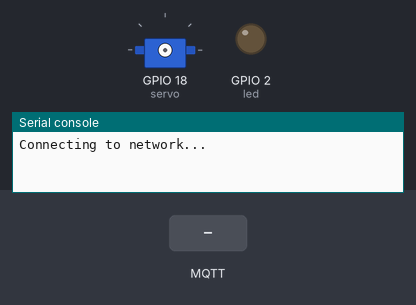
The program below on a simulated ESP32 board running MicroPython. On the bench: servo, output pins drawn as LEDs (lit = HIGH), the last lines printed to the serial console. Inputs (shaded band) come from the test bench. WiFi joins after 1.5 s; no MQTT or app messages arrive unless stated; servo angles are drawn from the pulse width (0.5 ms = 0°, 2.5 ms = 180°); the clock reads 2024-03-15 10:24:30 at power-on unless the program sets it.

Above: at 0.11 s.
At 2.9 s:
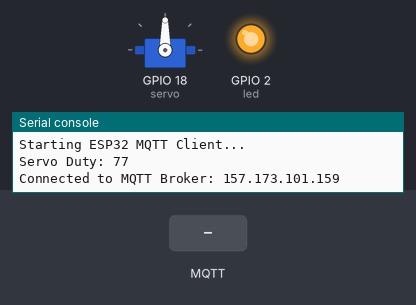
3.0 s: MQTT message "status" arrives on the first subscribed topic
4.5 s: MQTT message "MOVE_LEFT" arrives on the first subscribed topic
6.0 s: MQTT message "MOVE_RIGHT" arrives on the first subscribed topic
Timing chart, 0 to 9.0 s (numbered marks = the images above; inputs shaded):
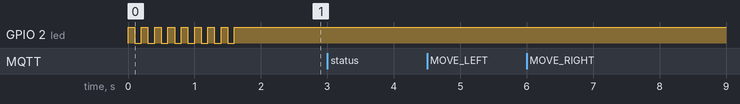

The program:

main.py
```python
# MicroPython alternative for ESP32 (optional — primary firmware is vision_servo.ino)
from machine import Pin, PWM
from umqtt.simple import MQTTClient
import time
import ujson

MQTT_BROKER = "157.173.101.159"
CLIENT_ID = "esp32_dragonfly"
TOPIC_SUB = b"vision/dragonfly/movement"
TOPIC_PUB = b"vision/dragonfly/heartbeat"

# ESP32: GPIO 18 (or 14 if you wired like ESP8266 NodeMCU D5)
SERVO_PIN = 18
servo = PWM(Pin(SERVO_PIN), freq=50)

MIN_DUTY = 40
MAX_DUTY = 115
CENTER_DUTY = 77

current_duty = CENTER_DUTY


def set_servo(duty):
    global current_duty
    if duty < MIN_DUTY:
        duty = MIN_DUTY
    if duty > MAX_DUTY:
        duty = MAX_DUTY
    servo.duty(duty)
    current_duty = duty
    print("Servo Duty:", duty)


def sub_cb(topic, msg):
    global current_duty
    print((topic, msg))
    try:
        data = ujson.loads(msg)
        status = data.get("status", "")
        step = 5
        if status == "MOVE_LEFT":
            set_servo(current_duty + step)
        elif status == "MOVE_RIGHT":
            set_servo(current_duty - step)
        elif status == "CENTERED":
            pass
    except Exception as e:
        print("Error parsing JSON:", e)


def main():
    print("Starting ESP32 MQTT Client...")
    set_servo(CENTER_DUTY)
    try:
        client = MQTTClient(CLIENT_ID, MQTT_BROKER)
        client.set_callback(sub_cb)
        client.connect()
        print("Connected to MQTT Broker:", MQTT_BROKER)
        client.subscribe(TOPIC_SUB)
        last_heartbeat = 0
        while True:
            client.check_msg()
            now = time.time()
            if now - last_heartbeat > 10:
                payload = ujson.dumps({"node": "esp32", "status": "ONLINE", "uptime": now})
                client.publish(TOPIC_PUB, payload)
                last_heartbeat = now
            time.sleep(0.1)
    except Exception as e:
        print("Error:", e)
        time.sleep(5)
        import machine
        machine.reset()


if __name__ == "__main__":
    main()
```

boot.py
```python
# boot.py — ESP32 MicroPython WiFi setup (optional)
import network
import time
from machine import Pin

# Onboard LED on many ESP32 dev boards is GPIO 2
led = Pin(2, Pin.OUT)
led.value(0)


def connect_wifi(ssid, password):
    wlan = network.WLAN(network.STA_IF)
    wlan.active(True)
    if not wlan.isconnected():
        print("Connecting to network...")
        wlan.connect(ssid, password)
        while not wlan.isconnected():
            led.value(1)
            time.sleep(0.1)
            led.value(0)
            time.sleep(0.1)
    print("Network config:", wlan.ifconfig())
    led.value(1)


SSID = "EdNet"
PASSWORD = "Huawei@123"

try:
    connect_wifi(SSID, PASSWORD)
except Exception as e:
    print("WiFi Connection Failed:", e)
```
